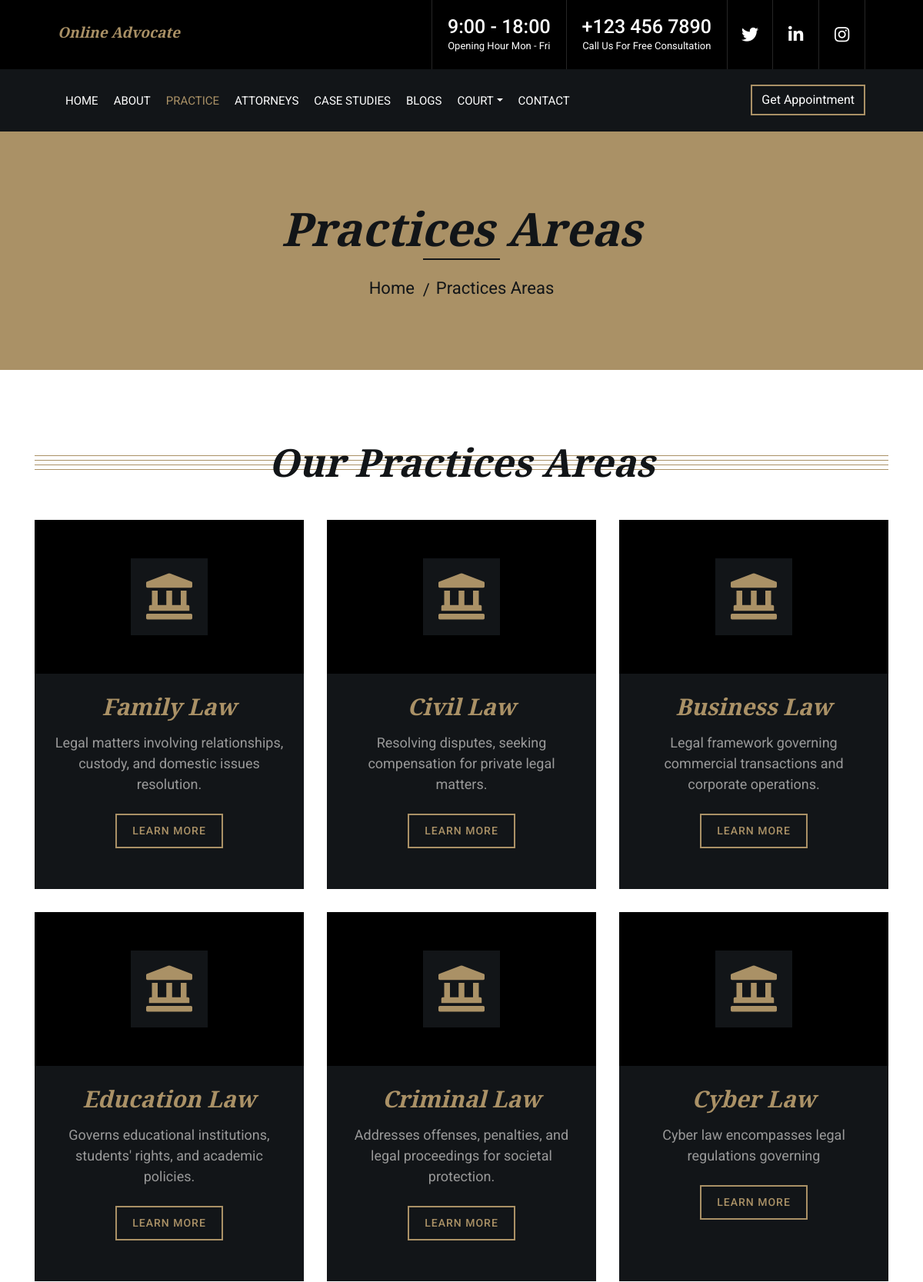
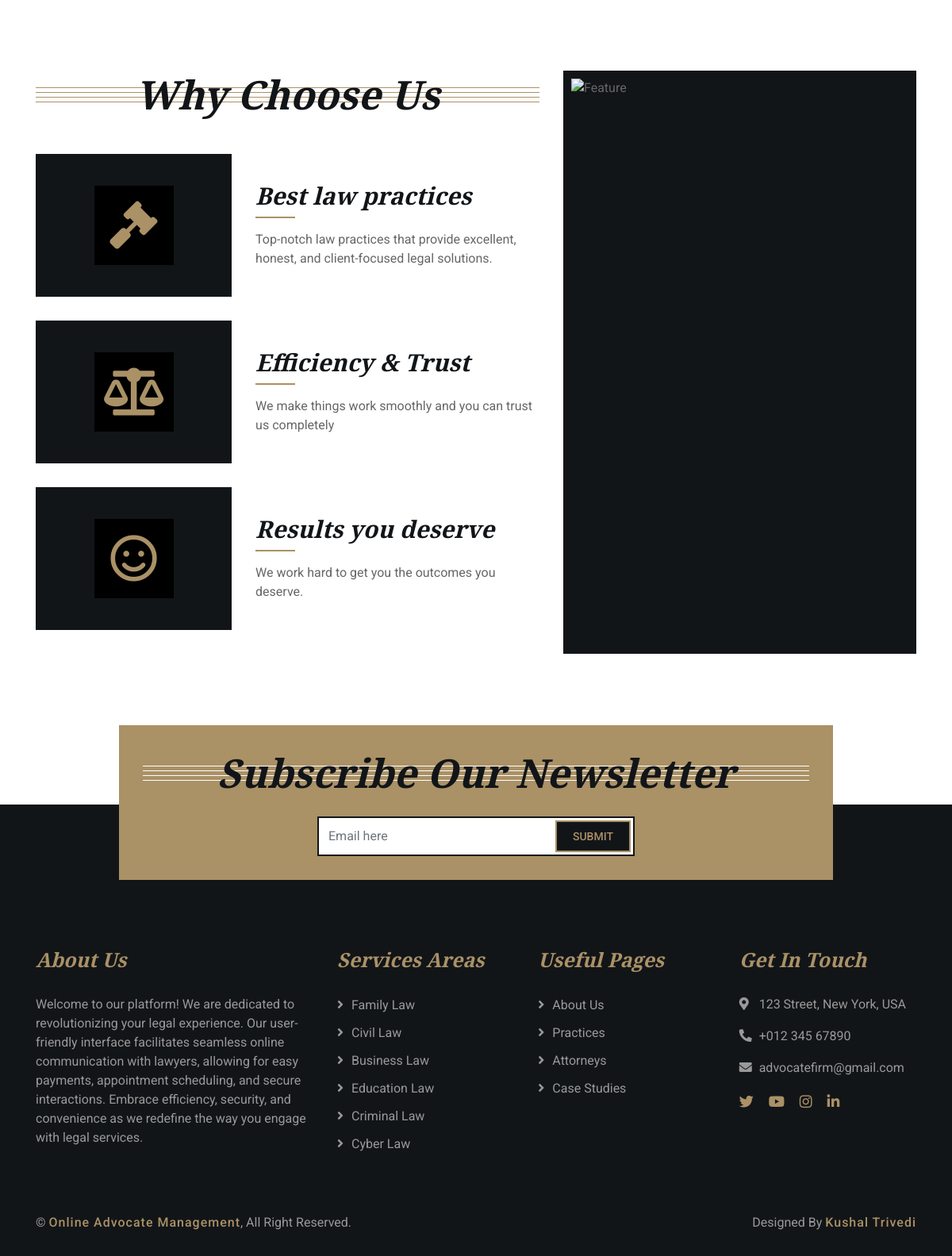
The app's page /service with its own data (2 pictures, top to bottom).
### myapp/models.py (models this page shows)
class law(models.Model):
    name=models.CharField(max_length=50)
    definition=models.CharField(max_length=50)
    law_desc=models.CharField(max_length=2000)

### myapp/views.py (the view)
# urls.py: path('service', views.service),
def service(request):
    data=lawyer_info.objects.all()
    unique_expertise = set()
    unique_courts = set()
    for lawyer in data:
        courts = lawyer.lcourt.split(',')
        unique_courts.update(courts)
    data3 = Court.objects.filter(court_name__in=unique_courts)
    for lawyer in data:
        expertise = lawyer.lexp.split(',')
        unique_expertise.update(expertise)
    data4 = law.objects.filter(name__in=unique_expertise)
    return render(request,'myapp/service.html',{'data':data,'data3':data3,'data4':data4})

### templates/myapp/service.html (shortened to what this page needs)
<!DOCTYPE html>
{%load static%}
<html lang="en">
    <head>
        <link href="https://stackpath.bootstrapcdn.com/bootstrap/4.4.1/css/bootstrap.min.css" rel="stylesheet">
        <link href="https://cdnjs.cloudflare.com/ajax/libs/font-awesome/5.10.0/css/all.min.css" rel="stylesheet">
        <link href="{% static 'myapp/lib/animate/animate.min.css'%}" rel="stylesheet">
        <link href="{% static 'myapp/lib/owlcarousel/assets/owl.carousel.min.css'%}" rel="stylesheet">
        <link href="{% static 'myapp/css/style.css'%}" rel="stylesheet">
    </head>
    <body>
        <div class="wrapper">
            <div class="top-bar">
                <div class="container-fluid">
                    <div class="row">
                        <div class="col-lg-3">
                            <div class="logo">
                                <a href="/#">
                                    <h4>Online Advocate Management</h4>
                                </a>
                            </div>
                        </div>
                        <div class="col-lg-9">
                            <div class="top-bar-right">
                                <div class="text">
                                    <h2>9:00 - 18:00</h2>
                                    <p>Opening Hour Mon - Fri</p>
                                </div>
                                <div class="text">
                                    <h2>+123 456 7890</h2>
                                    <p>Call Us For Free Consultation</p>
                                </div>
                                <div class="social">
                                   <a href="https://twitter.com/home"><i class="fab fa-twitter"></i></a>
                                    <a href="https://www.linkedin.com/feed/"><i class="fab fa-linkedin-in"></i></a>
                                    <a href="https://www.instagram.com/trivedi9908/"><i class="fab fa-instagram"></i></a>
                                </div>
                            </div>
                        </div>
                    </div>
                </div>
            </div>
             <div class="nav-bar">
                <div class="container-fluid">
                    <nav class="navbar navbar-expand-lg bg-dark navbar-dark">
                        <div class="collapse navbar-collapse justify-content-between" id="navbarCollapse">
                            <div class="navbar-nav mr-auto">
                                <a href="/#" class="nav-item nav-link">Home</a>
                                <a href="/about" class="nav-item nav-link">About</a>
                                <a href="/service" class="nav-item nav-link active">Practice</a>
                                <a href="/team" class="nav-item nav-link">Attorneys</a>
                                <a href="/portfolio" class="nav-item nav-link">Case Studies</a>
                                 <a href="/blog_1" class="nav-item nav-link">Blogs</a>
                                <div class="nav-item dropdown">
                                        <a href="#" class="nav-link dropdown-toggle" data-toggle="dropdown">Court</a>
                                    </div>
                                <a href="/contact" class="nav-item nav-link">Contact</a>
                            </div>
                            <div class="ml-auto">
                                <a class="btn" href="/payment">Get Appointment</a>
                            </div>
                        </div>
                    </nav>
                </div>
            </div>
            <div class="page-header">
                <div class="container">
                    <div class="row">
                        <div class="col-12">
                            <h2>Practices Areas</h2>
                        </div>
                        <div class="col-12">
                            <a href="/#">Home</a>
                            <a href="/service">Practices Areas</a>
                        </div>
                    </div>
                </div>
            </div>
            <div class="service">
                <div class="container">
                    <div class="section-header">
                        <h2>Our Practices Areas</h2>
                    </div>
                    <div class="row">
                        {% for i in data4 %}
                        <div class="col-lg-4 col-md-6">
                            <div class="service-item" style="height: 480px;">
                                <div class="service-icon">
                                    <i class="fa fa-landmark"></i>
                                </div>
                                <h3>{{i.name}}</h3>
                                <p>
                                    {{i.definition}}
                                </p>
                                <a class="btn" href="/lawtype/{{i.name}}">Learn More</a>
                            </div>
                        </div>
                        {% endfor %}
                    </div>
                </div>
            </div>
            <div class="feature">
                <div class="container">
                    <div class="row">
                        <div class="col-md-7">
                            <div class="section-header">
                                <h2>Why Choose Us</h2>
                            </div>
                            <div class="row align-items-center feature-item">
                                <div class="col-5">
                                    <div class="feature-icon">
                                        <i class="fa fa-gavel"></i>
                                    </div>
                                </div>
                                <div class="col-7">
                                    <h3>Best law practices</h3>
                                    <p>
                                        Top-notch law practices that provide excellent, honest, and client-focused legal solutions.
                                    </p>
                                </div>
                            </div>
                            <div class="row align-items-center feature-item">
                                <div class="col-5">
                                    <div class="feature-icon">
                                        <i class="fa fa-balance-scale"></i>
                                    </div>
                                </div>
                                <div class="col-7">
                                    <h3>Efficiency & Trust</h3>
                                    <p>
                                       We make things work smoothly and you can trust us completely
                                    </p>
                                </div>
                            </div>
                            <div class="row align-items-center feature-item">
                                <div class="col-5">
                                    <div class="feature-icon">
                                        <i class="far fa-smile"></i>
                                    </div>
                                </div>
                                <div class="col-7">
                                    <h3>Results you deserve</h3>
                                    <p>
                                        We work hard to get you the outcomes you deserve.
                                    </p>
                                </div>
                            </div>
                        </div>
                        <div class="col-md-5">
                            <div class="feature-img">
                                <img src="{% static 'myapp/img/feature.jpg'%}" alt="Feature">
                            </div>
                        </div>
                    </div>
                </div>
            </div>
            <div class="newsletter">
                <div class="container">
                    <div class="section-header">
                        <h2>Subscribe Our Newsletter</h2>
                    </div>
                    <div class="form">
                        <form method="post" action="/News">
                        <input class="form-control" placeholder="Email here" name="email">
                        <button class="btn" type="submit">Submit</button>
                             </form>
                    </div>
                </div>
            </div>
            <div class="footer">
                <div class="container">
                    <div class="row">
                        <div class="col-md-6 col-lg-4">
                            <div class="footer-about">
                                <h2>About Us</h2>
                                <p>
                                    Welcome to our platform! We are dedicated to revolutionizing your legal experience. Our user-friendly interface facilitates seamless online communication with lawyers, allowing for easy payments, appointment scheduling, and secure interactions. Embrace efficiency, security, and convenience as we redefine the way you engage with legal services.
                                </p>
                            </div>
                        </div>
                        <div class="col-md-6 col-lg-8">
                            <div class="row">
                        <div class="col-md-6 col-lg-4">
                            <div class="footer-link">
                                <h2>Services Areas</h2>
                                {% for i in data4 %}
                                <a href="/lawtype/{{i.name}}">{{i.name}}</a>
                                {% endfor %}
                            </div>
                        </div>
                        <div class="col-md-6 col-lg-4">
                            <div class="footer-link">
                                <h2>Useful Pages</h2>
                               <a href="/about">About Us</a>
                                <a href="/service">Practices</a>
                                <a href="/team">Attorneys</a>
                                <a href="/portfolio">Case Studies</a>
                            </div>
                        </div>
                        <div class="col-md-6 col-lg-4">
                            <div class="footer-contact">
                                <h2>Get In Touch</h2>
                                <p><i class="fa fa-map-marker-alt"></i>123 Street, New York, USA</p>
                                <p><i class="fa fa-phone-alt"></i>+012 345 67890</p>
                                <p><i class="fa fa-envelope"></i>advocatefirm@gmail.com</p>
                                <div class="footer-social">
                                   <a href="https://twitter.com/home"><i class="fab fa-twitter"></i></a>
                                    <a href="https://www.youtube.com/watch?v=8J35cu7mUrw"><i class="fab fa-youtube"></i></a>
                                    <a href="https://www.instagram.com/trivedi9908/"><i class="fab fa-instagram"></i></a>
                                    <a href="https://www.linkedin.com/feed/"><i class="fab fa-linkedin-in"></i></a>
                                </div>
                            </div>
                        </div>
                        </div>
                    </div>
                    </div>
                </div>
                <div class="container copyright">
                    <div class="row">
                        <div class="col-md-6">
                            <p>&copy; <a href="https://htmlcodex.com/law-firm-website-template">Online Advocate Management</a>, All Right Reserved.</p>
                        </div>
                        <div class="col-md-6">
                            <p>Designed By <a href="https://htmlcodex.com">Kushal Trivedi</a></p>
                        </div>
                    </div>
                </div>
            </div>
        </div>
    </body>
</html>

### templates/myapp/service.html (style rules this page uses)
.top-bar .logo h4 { margin: 0; color: #aa9166; font-size: 19px; line-height: 55px; font-weight: 800; }

### records on screen
law: name "Family Law", definition "Legal matters involving relationships, custody, and domestic issues resolution."
law: name "Civil Law", definition "Resolving disputes, seeking compensation for private legal matters."
law: name "Business Law", definition "Legal framework governing commercial transactions and corporate operations."
law: name "Education Law", definition "Governs educational institutions, students' rights, and academic policies."
law: name "Criminal Law", definition "Addresses offenses, penalties, and legal proceedings for societal protection."
law: name "Cyber Law", definition "Cyber law encompasses legal regulations governing"
